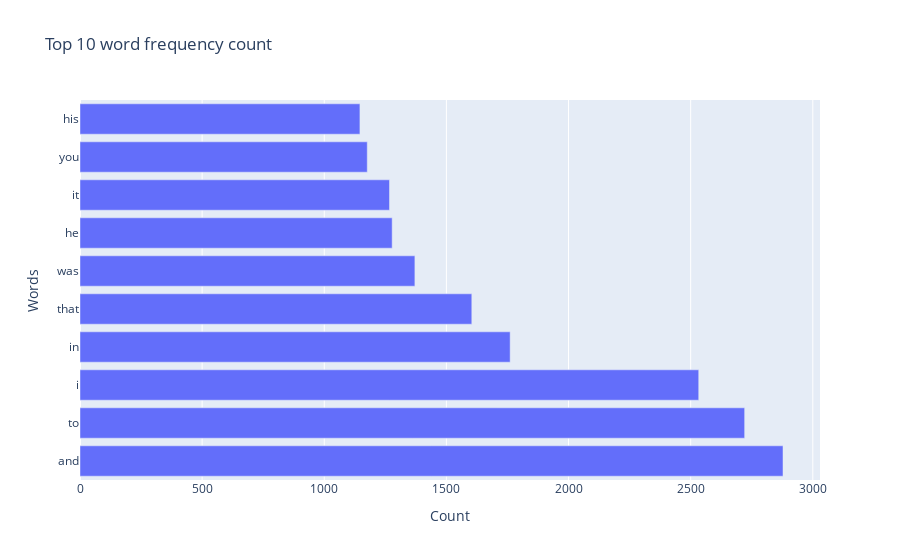

The notebook cell this image was saved under:
### Markdown cell above
### Plotting top 10 words and their frequencies

### Code cell
fig1 = px.bar(df, x='Count', y = 'Words',title="Top 10 word frequency count")
fig1.show()

### Figure 1 — Plotly figure (JSON) as saved in the notebook; plotly's stock layout.template omitted (floating-point values rounded to 4 significant figures)
{"data": [{"alignmentgroup": "True", "hovertemplate": "Count=%{x}<br>Words=%{y}<extra></extra>", "legendgroup": "", "marker": {"color": "#636efa", "pattern": {"shape": ""}}, "name": "", "offsetgroup": "", "orientation": "h", "showlegend": false, "textposition": "auto", "type": "bar", "x": [2878, 2721, 2533, 1761, 1604, 1371, 1278, 1267, 1176, 1146], "xaxis": "x", "y": ["and", "to", "i", "in", "that", "was", "he", "it", "you", "his"], "yaxis": "y"}], "layout": {"barmode": "relative", "legend": {"tracegroupgap": 0}, "title": {"text": "Top 10 word frequency count"}, "xaxis": {"anchor": "y", "domain": [0, 1], "title": {"text": "Count"}}, "yaxis": {"anchor": "x", "domain": [0, 1], "title": {"text": "Words"}}}}
